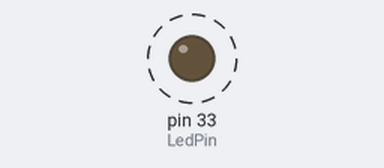
Bench run of a program on a simulated Raspberry Pi (header pin numbers). Shown: output pins drawn as LEDs (lit = HIGH). Dashed ring = blinking. What the program prints to the terminal is not drawn.

Above: at 0.2 s.
Timing chart, 0 to 3.0 s (numbered marks = the images above):
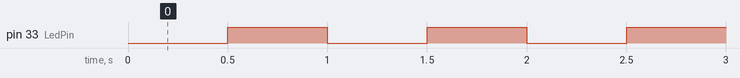

The program:

01_led.py
```python
#!/usr/bin/env python

#-----------------------------------------------------------
# File name   : 01_blinkingLed_2.py
# Description : make an led blinking.
# Author      : Jason
# E-mail      : jason@adeept.com
# Website     : www.adeept.com
# Date        : 2015/06/12
#-----------------------------------------------------------

import RPi.GPIO as GPIO
import time

LedPin = 33   # 29/31/33

def setup():
	GPIO.setmode(GPIO.BOARD)       # Numbers pins by physical location
	GPIO.setup(LedPin, GPIO.OUT)   # Set pin mode as output
	GPIO.output(LedPin, GPIO.HIGH) # Set pin to high(+3.3V) to off the led

def loop():
	while True:
		print '...led on'
		GPIO.output(LedPin, GPIO.LOW)  # led on
		time.sleep(0.5)
		print 'led off...'
		GPIO.output(LedPin, GPIO.HIGH) # led off
		time.sleep(0.5)

def destroy():
	GPIO.output(LedPin, GPIO.HIGH)     # led off
	GPIO.cleanup()                     # Release resource

if __name__ == '__main__':     # Program start from here
	setup()
	try:
		loop()
	except KeyboardInterrupt:  # When 'Ctrl+C' is pressed, the child program destroy() will be  executed.
		destroy()
```

Measured:
- by itself, pin 33 (LedPin): alternates HIGH for 0.50 s and LOW for 0.50 s
